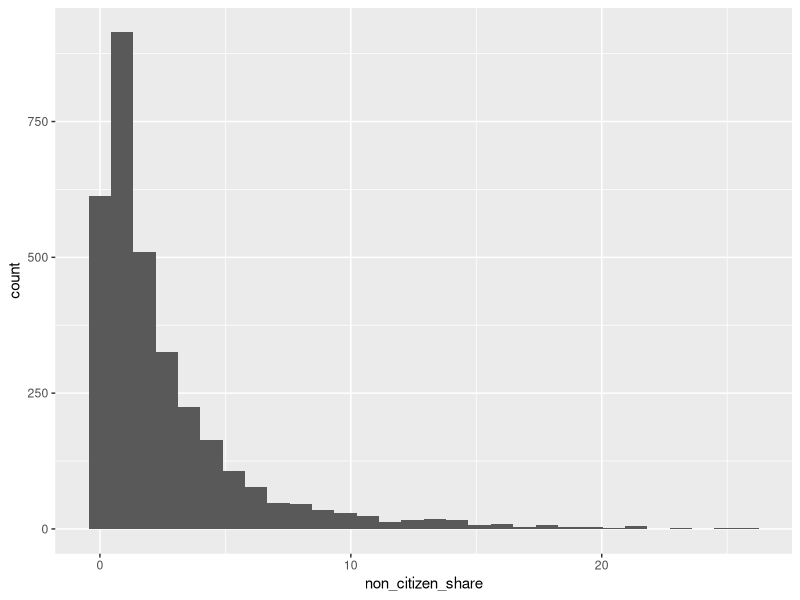
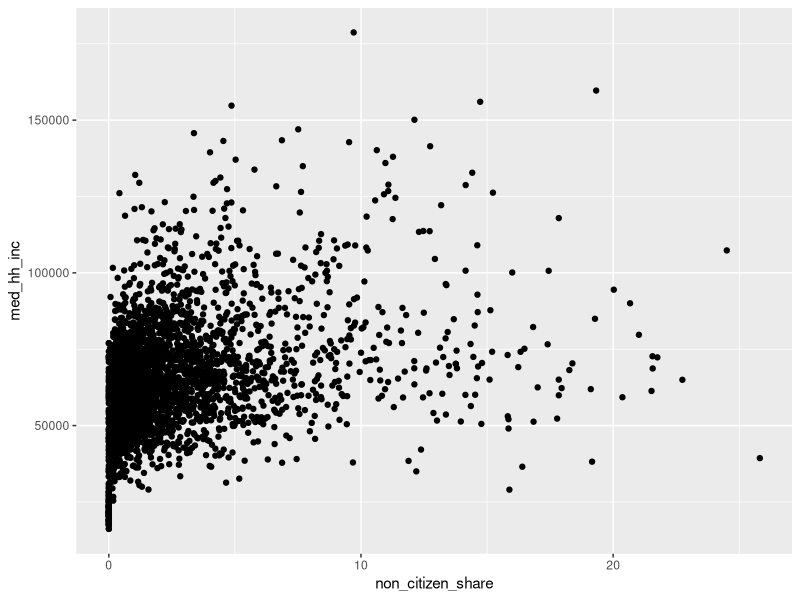
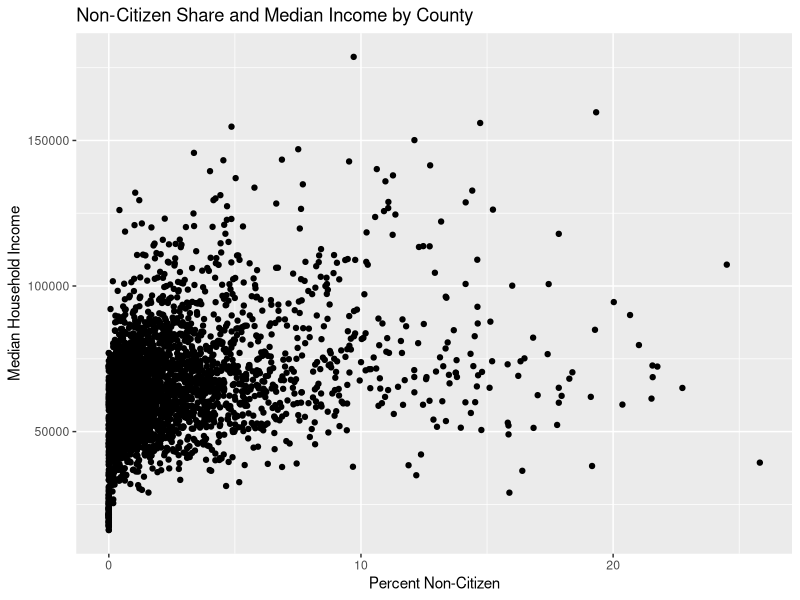
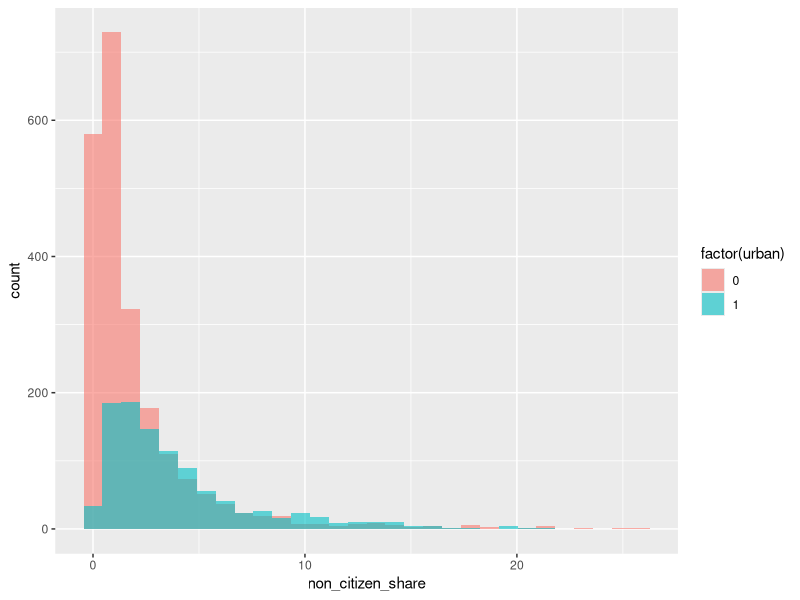
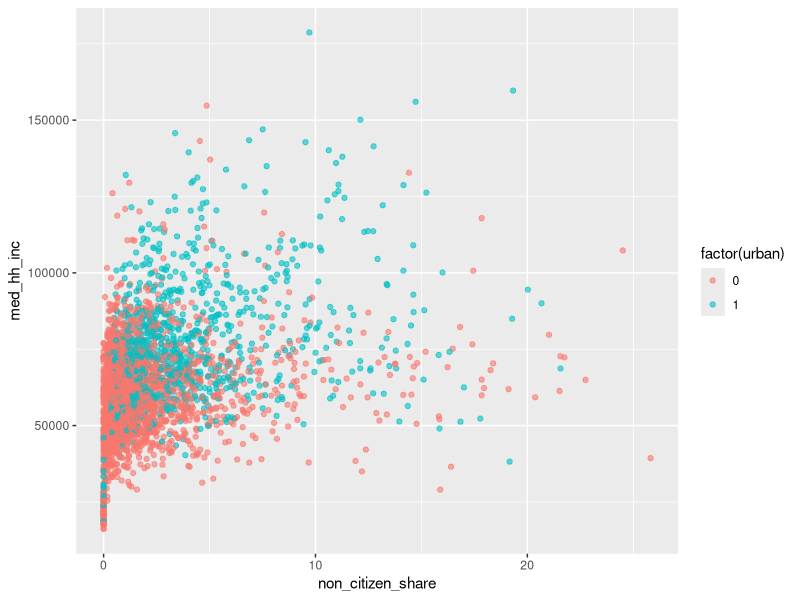
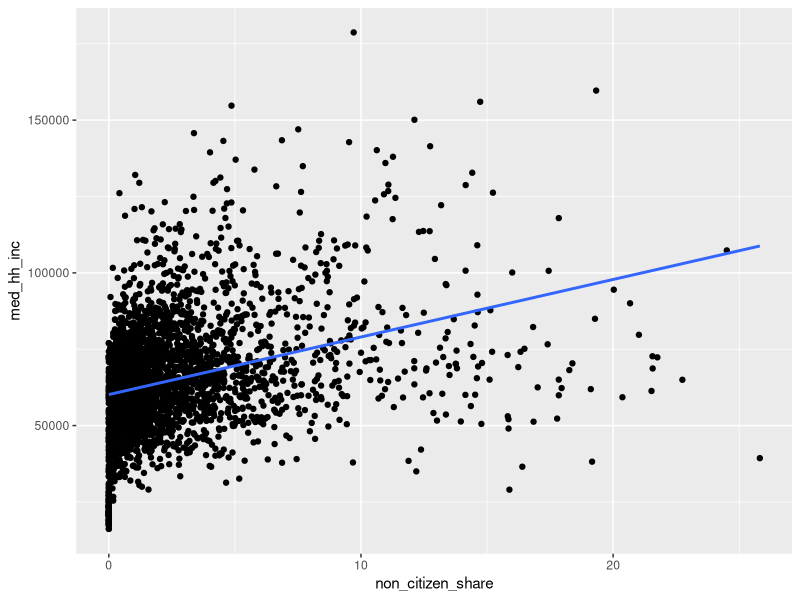

The R source for these figures, in order:
## ---- chunk 1
library(ggplot2)
## ---- chunk 2
#| echo: false
county <- read.csv("data/county_citizenship.csv")
## ---- chunk 3
county$non_citizen_share <- 100*county$non_citizen/county$tot_pop
## ---- chunk 4
ggplot(county, aes(x = non_citizen_share)) +
  geom_histogram()
## ---- chunk 5
ggplot(county, aes(x = non_citizen_share, y = med_hh_inc)) +
  geom_point()
## ---- chunk 6
ggplot(county, aes(x = non_citizen_share, y = med_hh_inc)) +
  geom_point() +
  labs(
    title = "Non-Citizen Share and Median Income by County",
    x = "Percent Non-Citizen",
    y = "Median Household Income"
  )
## ---- chunk 7
county$urban <- ifelse(county$tot_pop > 50000, 1, 0)
## ---- chunk 8
ggplot(county, aes(x = non_citizen_share, fill = factor(urban))) +
  geom_histogram(position = "identity", alpha = 0.6)
## ---- chunk 9
ggplot(county, aes(x = non_citizen_share, y = med_hh_inc, color = factor(urban))) +
  geom_point(alpha = 0.6) # Alpha sets the transparency of points
## ---- chunk 10
ggplot(county, aes(x = non_citizen_share, y = med_hh_inc)) +
  geom_point() +
  geom_smooth(method = "lm", se = FALSE)
